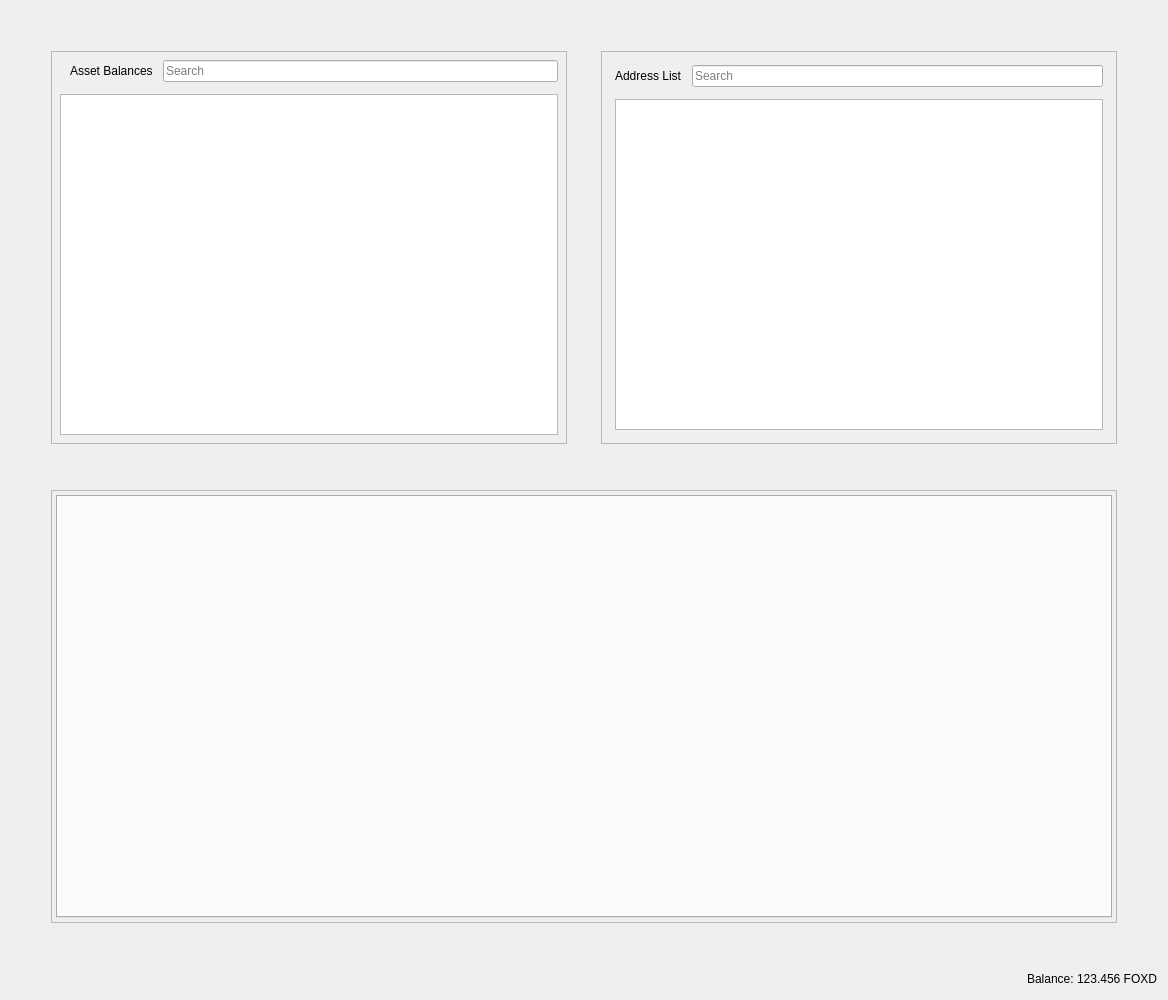
<?xml version="1.0" encoding="UTF-8"?>
<ui version="4.0">
 <class>RestrictedAssetsDialog</class>
 <widget class="QDialog" name="RestrictedAssetsDialog">
  <property name="geometry">
   <rect>
    <x>0</x>
    <y>0</y>
    <width>1168</width>
    <height>1000</height>
   </rect>
  </property>
  <property name="windowTitle">
   <string>Send Coins</string>
  </property>
  <layout class="QVBoxLayout" name="verticalLayout">
   <item>
    <layout class="QHBoxLayout" name="horizontalLayout">
     <property name="spacing">
      <number>34</number>
     </property>
     <property name="leftMargin">
      <number>40</number>
     </property>
     <property name="topMargin">
      <number>40</number>
     </property>
     <property name="rightMargin">
      <number>40</number>
     </property>
     <property name="bottomMargin">
      <number>40</number>
     </property>
     <item>
      <widget class="QFrame" name="frameAssetBalance">
       <property name="frameShape">
        <enum>QFrame::StyledPanel</enum>
       </property>
       <property name="frameShadow">
        <enum>QFrame::Raised</enum>
       </property>
       <layout class="QVBoxLayout" name="verticalLayout_7">
        <property name="spacing">
         <number>12</number>
        </property>
        <property name="leftMargin">
         <number>4</number>
        </property>
        <property name="topMargin">
         <number>4</number>
        </property>
        <property name="rightMargin">
         <number>4</number>
        </property>
        <property name="bottomMargin">
         <number>4</number>
        </property>
        <item>
         <layout class="QVBoxLayout" name="verticalLayout_4">
          <property name="spacing">
           <number>12</number>
          </property>
          <property name="leftMargin">
           <number>4</number>
          </property>
          <property name="topMargin">
           <number>4</number>
          </property>
          <property name="rightMargin">
           <number>4</number>
          </property>
          <property name="bottomMargin">
           <number>4</number>
          </property>
          <item>
           <layout class="QHBoxLayout" name="horizontalLayout_8">
            <property name="spacing">
             <number>10</number>
            </property>
            <property name="leftMargin">
             <number>10</number>
            </property>
            <item>
             <widget class="QLabel" name="labelAssetBalance">
              <property name="text">
               <string>Asset Balances</string>
              </property>
             </widget>
            </item>
            <item>
             <widget class="QLineEdit" name="lineEditAssetSearch">
              <property name="placeholderText">
               <string>Search</string>
              </property>
             </widget>
            </item>
           </layout>
          </item>
          <item>
           <widget class="QTableView" name="listAssets"/>
          </item>
         </layout>
        </item>
       </layout>
      </widget>
     </item>
     <item>
      <widget class="QFrame" name="frameAddressList">
       <property name="frameShape">
        <enum>QFrame::StyledPanel</enum>
       </property>
       <property name="frameShadow">
        <enum>QFrame::Raised</enum>
       </property>
       <layout class="QVBoxLayout" name="verticalLayout_10">
        <property name="spacing">
         <number>12</number>
        </property>
        <item>
         <layout class="QVBoxLayout" name="verticalLayout_9">
          <property name="spacing">
           <number>12</number>
          </property>
          <property name="leftMargin">
           <number>4</number>
          </property>
          <property name="topMargin">
           <number>4</number>
          </property>
          <property name="rightMargin">
           <number>4</number>
          </property>
          <property name="bottomMargin">
           <number>4</number>
          </property>
          <item>
           <layout class="QHBoxLayout" name="horizontalLayout_9">
            <property name="spacing">
             <number>10</number>
            </property>
            <property name="leftMargin">
             <number>0</number>
            </property>
            <property name="topMargin">
             <number>0</number>
            </property>
            <property name="rightMargin">
             <number>0</number>
            </property>
            <property name="bottomMargin">
             <number>0</number>
            </property>
            <item>
             <widget class="QLabel" name="labelAddressList">
              <property name="text">
               <string>Address List</string>
              </property>
             </widget>
            </item>
            <item>
             <widget class="QLineEdit" name="lineEditAddressSearch">
              <property name="placeholderText">
               <string>Search</string>
              </property>
             </widget>
            </item>
           </layout>
          </item>
          <item>
           <widget class="QTableView" name="myAddressList"/>
          </item>
         </layout>
        </item>
       </layout>
      </widget>
     </item>
    </layout>
   </item>
   <item>
    <layout class="QHBoxLayout" name="horizontalLayout_4">
     <property name="spacing">
      <number>34</number>
     </property>
     <property name="leftMargin">
      <number>40</number>
     </property>
     <property name="topMargin">
      <number>0</number>
     </property>
     <property name="rightMargin">
      <number>40</number>
     </property>
     <property name="bottomMargin">
      <number>40</number>
     </property>
     <item>
      <widget class="QFrame" name="tabFrame">
       <property name="frameShape">
        <enum>QFrame::StyledPanel</enum>
       </property>
       <property name="frameShadow">
        <enum>QFrame::Raised</enum>
       </property>
       <layout class="QVBoxLayout" name="verticalLayout_8">
        <property name="spacing">
         <number>12</number>
        </property>
        <property name="leftMargin">
         <number>4</number>
        </property>
        <property name="topMargin">
         <number>4</number>
        </property>
        <property name="rightMargin">
         <number>4</number>
        </property>
        <property name="bottomMargin">
         <number>4</number>
        </property>
        <item>
         <widget class="QTabWidget" name="tabWidget">
          <property name="tabPosition">
           <enum>QTabWidget::North</enum>
          </property>
          <property name="tabShape">
           <enum>QTabWidget::Rounded</enum>
          </property>
          <property name="currentIndex">
           <number>-1</number>
          </property>
          <property name="elideMode">
           <enum>Qt::ElideNone</enum>
          </property>
         </widget>
        </item>
       </layout>
      </widget>
     </item>
    </layout>
   </item>
   <item>
    <layout class="QHBoxLayout" name="horizontalLayout_2">
     <property name="spacing">
      <number>3</number>
     </property>
     <item>
      <spacer name="horizontalSpacer">
       <property name="orientation">
        <enum>Qt::Horizontal</enum>
       </property>
       <property name="sizeHint" stdset="0">
        <size>
         <width>40</width>
         <height>20</height>
        </size>
       </property>
      </spacer>
     </item>
     <item alignment="Qt::AlignRight">
      <widget class="QLabel" name="label">
       <property name="sizePolicy">
        <sizepolicy hsizetype="Preferred" vsizetype="Fixed">
         <horstretch>0</horstretch>
         <verstretch>0</verstretch>
        </sizepolicy>
       </property>
       <property name="text">
        <string>Balance:</string>
       </property>
      </widget>
     </item>
     <item alignment="Qt::AlignRight">
      <widget class="QLabel" name="labelBalance">
       <property name="sizePolicy">
        <sizepolicy hsizetype="Preferred" vsizetype="Fixed">
         <horstretch>0</horstretch>
         <verstretch>0</verstretch>
        </sizepolicy>
       </property>
       <property name="cursor">
        <cursorShape>IBeamCursor</cursorShape>
       </property>
       <property name="text">
        <string notr="true">123.456 FOXD</string>
       </property>
       <property name="textInteractionFlags">
        <set>Qt::LinksAccessibleByMouse|Qt::TextSelectableByKeyboard|Qt::TextSelectableByMouse</set>
       </property>
      </widget>
     </item>
    </layout>
   </item>
  </layout>
 </widget>
 <resources>
  <include location="../foxdcoin.qrc"/>
 </resources>
 <connections/>
</ui>
